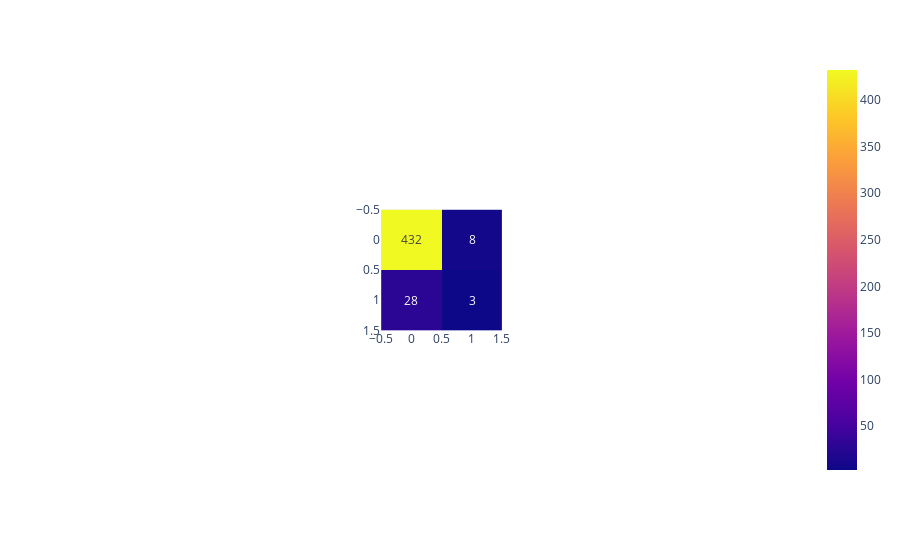

Notebook cell for this chart:
### Code cell
x = raw_data.drop('Pass/Fail', axis = 1).fillna(0)
y = raw_data['Pass/Fail'].apply(lambda x : 0 if x<0 else 1)

x_train,x_test,y_train,y_test = train_test_split(x,y,test_size=0.3,random_state=42)

x_train = pd.DataFrame(RobustScaler().fit_transform(x_train)).reset_index(drop=True)
x_train = x_train.fillna(0)
x_test = pd.DataFrame(RobustScaler().fit_transform(x_test)).fillna(0)
y_train.reset_index(drop=True , inplace =True)
x_train, y_train = SMOTE().fit_resample(x_train, y_train)
model = XGBClassifier(random_state=1)
model.fit(x_train, y_train)
y_pred = model.predict(x_test)
print(classification_report(y_test, y_pred, digits = 3))
px.imshow(confusion_matrix(y_test, y_pred) , text_auto=True)

#필요 없음

### Figure 1 — Plotly figure (JSON) as saved in the notebook; plotly's stock layout.template omitted (floating-point values rounded to 4 significant figures)
{"data": [{"coloraxis": "coloraxis", "hovertemplate": "x: %{x}<br>y: %{y}<br>color: %{z}<extra></extra>", "name": "0", "texttemplate": "%{z}", "type": "heatmap", "xaxis": "x", "yaxis": "y", "z": [[432, 8], [28, 3]]}], "layout": {"autosize": true, "coloraxis": {"colorscale": [[0, "#0d0887"], [0.1111, "#46039f"], [0.2222, "#7201a8"], [0.3333, "#9c179e"], [0.4444, "#bd3786"], [0.5556, "#d8576b"], [0.6667, "#ed7953"], [0.7778, "#fb9f3a"], [0.8889, "#fdca26"], [1, "#f0f921"]]}, "margin": {"t": 60}, "xaxis": {"anchor": "y", "autorange": true, "constrain": "domain", "domain": [0.4165, 0.5835], "range": [-0.5, 1.5], "scaleanchor": "y"}, "yaxis": {"anchor": "x", "autorange": true, "constrain": "domain", "domain": [0, 1], "range": [1.5, -0.5]}}}
